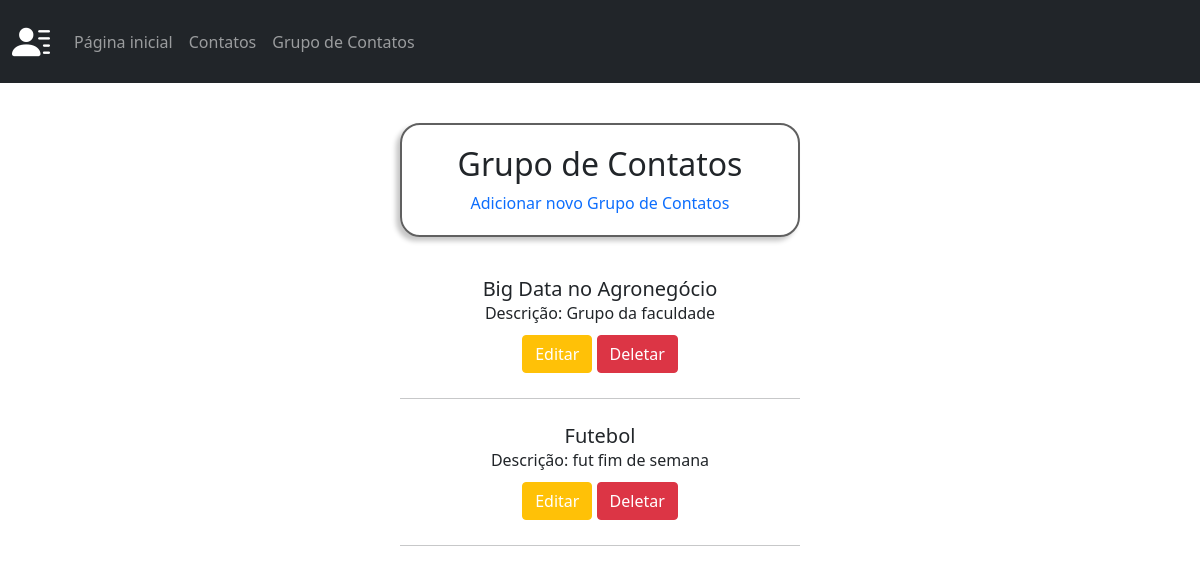
/contato/grupoContatos, run on an earlier commit of the app's database.
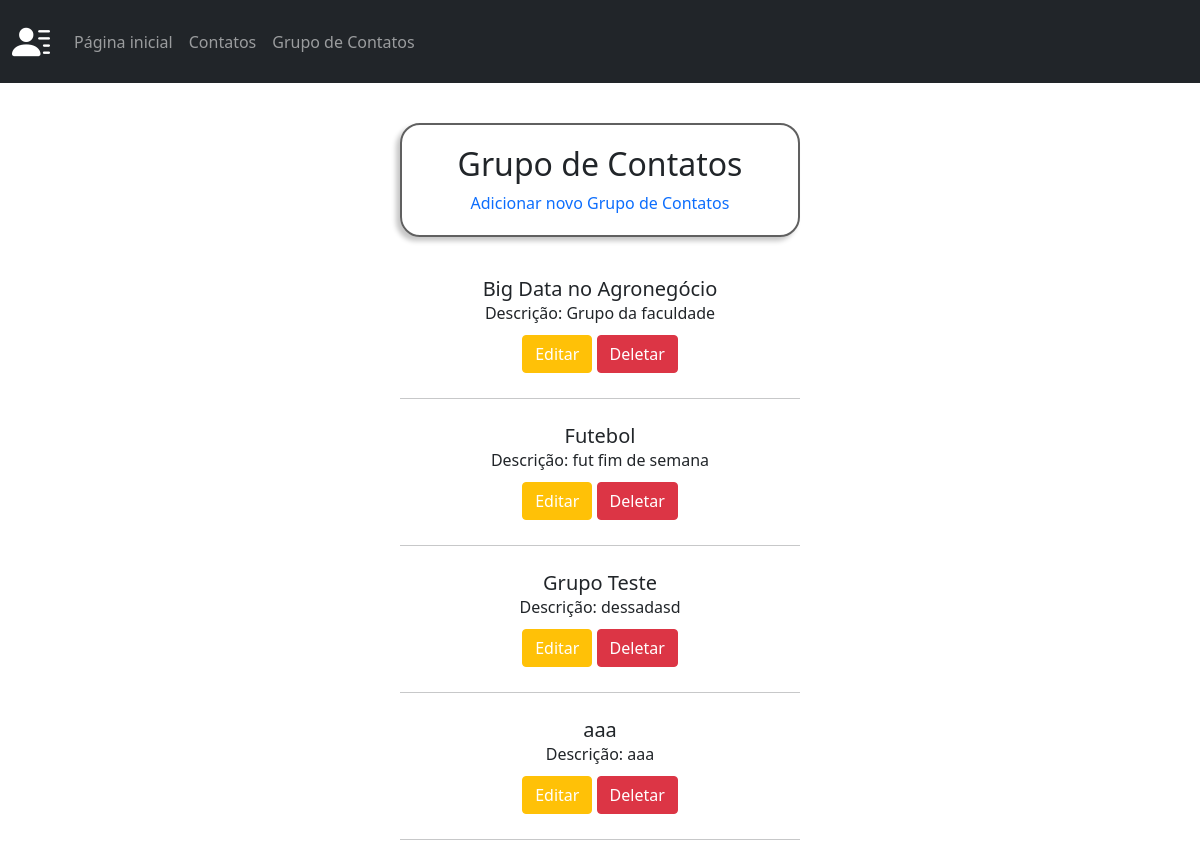
And on a later commit of the database.
### contatos/models.py (models this page shows, shortened)
class GrupoContatos(models.Model):
    titulo = models.CharField(max_length=255, verbose_name="Título")
    descricao = models.CharField(max_length=255, verbose_name="Descrição")

### contatos/views.py (the view)
# urls.py: path('contato/grupoContatos', views.grupoContatos, name="grupoContatos"),
def grupoContatos(request):
    grupo_contatos = GrupoContatos.objects.all()
    context = {
        'gruposContatos':  grupo_contatos
    }
    return render(request, 'contatos/grupoContatos.html', context)

### contatos/templates/contatos/grupoContatos.html (shortened to what this page needs)
{% extends 'template.html' %}
{% block main %}
<div id="grupoContatos">
    <div id="divTituloGrupoContatos">
        <h2>Grupo de Contatos</h2>
        <a href="{% url 'grupoContatos_add' %}" id="adcNovoGrupo">Adicionar novo Grupo de Contatos</a>
    </div>
    {% for grupoContatos in gruposContatos %}
    <div id="containerGrupo">
        <h5>{{grupoContatos.titulo}}</h5>
        <p>Descrição: {{grupoContatos.descricao}}</p>
        <button type="button" class="btn btn-warning">
            <a id="edit" href="{% url 'grupoContatos_edit' grupoContatos.id %}">Editar</a>
        </button>
        <button type="button" class="btn btn-danger" data-bs-toggle="modal"
            data-bs-target="#modalExcluir{{ grupoContatos.id }}">
            <a>Deletar</a>
        </button>
        <hr>
    </div>
    {% endfor %}
</div>
{% endblock main %}

What changed in the data, as far as the page shows it:
added GrupoContatos: titulo "Grupo Teste", descricao "dessadasd"
added GrupoContatos: titulo "aaa", descricao "aaa"
